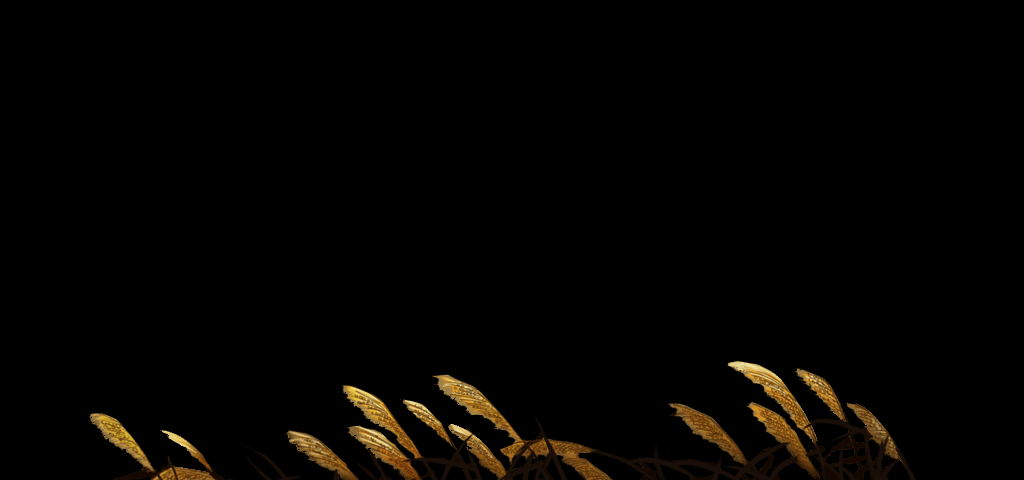

A 2D game scene composited from a Tiled map and its tileset images. What follows is a short description and the map's XML, with each tile layer's data collapsed to a summary:
An orthogonal 32x15 tile map with 32x32 px tiles, 1 tile layer (close1).

<map version="1.0" orientation="orthogonal" renderorder="right-down" width="32" height="15" tilewidth="32" tileheight="32">
 <tileset firstgid="1" name="linjiang_close1" tilewidth="32" tileheight="32">
  <image source="close/linjiang_close1.png" width="908" height="153" />
 </tileset>
 <layer name="close1" width="32" height="15">
  <data>[480 cells, 112 non-empty, 112 distinct tile ids]</data>
 </layer>
</map>
